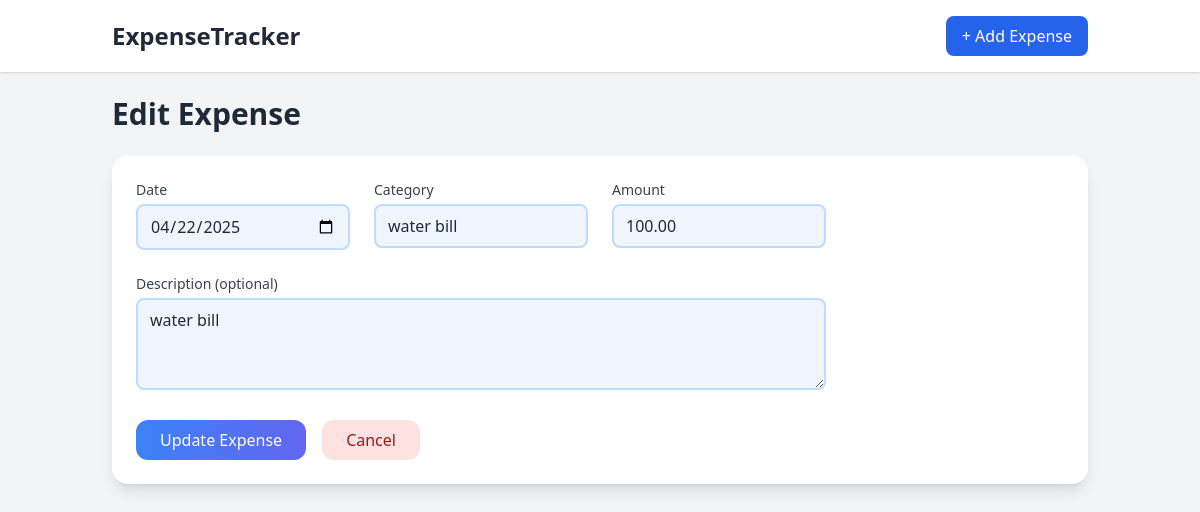
The app's page /edit/7 with its own data.
### models.py (models this page shows, shortened)
class Expense(db.Model):
    __tablename__ = 'expenses'
    id = db.Column(db.Integer, primary_key=True)
    amount = db.Column(db.Float, nullable=False)
    category = db.Column(db.String(64), nullable=False)
    description = db.Column(db.String(256))
    date = db.Column(db.Date, nullable=False)

### app.py (the view, shortened to what this page needs)
@app.route('/edit/<int:expense_id>', methods=['GET', 'POST'])
def edit_expense(expense_id):
    exp = Expense.query.get_or_404(expense_id)
    return render_template('edit_expense.html', expense=exp)

### templates/edit_expense.html (shortened to what this page needs)
{% extends 'base.html' %}  {% block content %}
<h1 data-aos="fade-down" class="text-3xl font-semibold mb-6">Edit Expense</h1>
<div class="bg-white shadow-lg rounded-2xl p-6 mb-6" data-aos="fade-up" x-data>
  <form
    class="grid grid-cols-1 md:grid-cols-2 lg:grid-cols-4 gap-6"
    method="post"
  >
    <div>
      <label for="date" class="block text-sm font-medium text-gray-700 mb-1"
        >Date</label
      >
      <input
        type="date"
        id="date"
        name="date"
        value="{{ expense.date.strftime('%Y-%m-%d') }}"
        required
        class="w-full bg-blue-50 border-2 border-blue-200 rounded-lg px-3 py-2 focus:ring-2 focus:ring-blue-300 focus:border-blue-500 transition"
      />
    </div>
    <div>
      <label for="category" class="block text-sm font-medium text-gray-700 mb-1"
        >Category</label
      >
      <input
        type="text"
        id="category"
        name="category"
        value="{{ expense.category }}"
        required
        class="w-full bg-blue-50 border-2 border-blue-200 rounded-lg px-3 py-2 focus:ring-2 focus:ring-blue-300 focus:border-blue-500 transition"
      />
    </div>
    <div>
      <label for="amount" class="block text-sm font-medium text-gray-700 mb-1"
        >Amount</label
      >
      <input
        type="number"
        step="0.01"
        id="amount"
        name="amount"
        value="{{ '%.2f'|format(expense.amount) }}"
        required
        class="w-full bg-blue-50 border-2 border-blue-200 rounded-lg px-3 py-2 focus:ring-2 focus:ring-blue-300 focus:border-blue-500 transition"
      />
    </div>
    <div class="md:col-span-2 lg:col-span-3">
      <label
        for="description"
        class="block text-sm font-medium text-gray-700 mb-1"
        >Description (optional)</label
      >
      <textarea
        id="description"
        name="description"
        rows="3"
        placeholder="Describe your expense"
        class="w-full bg-blue-50 border-2 border-blue-200 rounded-lg px-3 py-2 focus:ring-2 focus:ring-blue-300 focus:border-blue-500 transition"
      >
{{ expense.description }}</textarea
      >
    </div>
    <div class="col-span-full flex space-x-4">
      <button
        type="submit"
        class="bg-gradient-to-r from-blue-500 to-indigo-500 text-white px-6 py-2 rounded-xl hover:from-blue-600 hover:to-indigo-600 transition"
      >
        Update Expense
      </button>
      <a
        href="{{ url_for('index') }}"
        class="bg-red-100 text-red-800 px-6 py-2 rounded-xl hover:bg-red-200 transition"
      >
        Cancel
      </a>
    </div>
  </form>
</div>
{% endblock %}

### records on screen
Expense: date "04/22/2025", category "water bill", amount "100.00", description "water bill"
